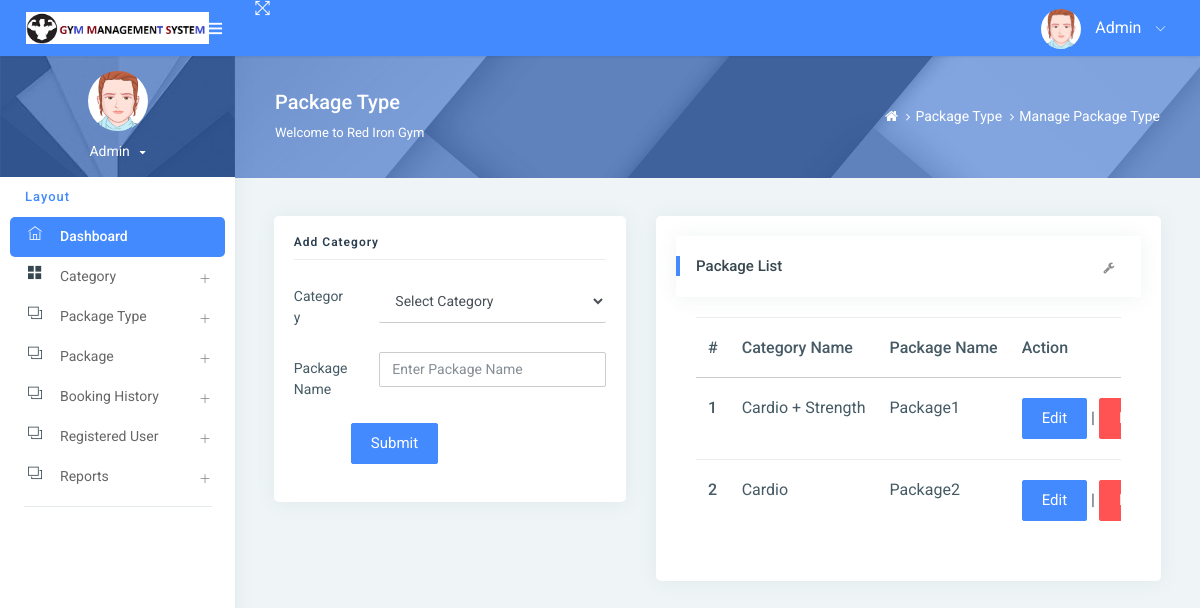
Screenshot of /managePackageType/ (signed in) with the database file from the repository.
### gym/models.py (models this page shows, shortened)
class Packagetype(models.Model):
    category = models.ForeignKey(Category, on_delete=models.CASCADE, null=True)
    packagename = models.CharField(max_length=200, null=True)
    creationdate = models.DateTimeField(auto_now_add=True)

class Category(models.Model):
    categoryname = models.CharField(max_length=200, null=True)
    status = models.CharField(max_length=300, null=True)
    creationdate = models.DateTimeField(auto_now_add=True)

### gym/views.py (the view)
# urls.py: path('managePackageType/', managePackageType, name='managePackageType'),
def managePackageType(request):
    if not request.user.is_authenticated:
        return redirect('admin_login')
    package = Packagetype.objects.all()
    category = Category.objects.all()
    try:
        if request.method == "POST":
            cid = request.POST['category']
            categoryid = Category.objects.get(id=cid)
            packagename = request.POST['packagename']
            try:
                Packagetype.objects.create(category=categoryid, packagename=packagename)
                error = "no"
            except:
                error = "yes"
    except:
        pass
    return render(request, 'admin/managePackageType.html', locals())

### gym/templates/admin/managePackageType.html (shortened to what this page needs)
{% extends 'admin_base.html' %}
{% load static %}
{% block main %}
<div class="page-header">
    <div class="page-block">
        <div class="row align-items-center">
            <div class="col-md-8">
                <div class="page-header-title">
                    <h5 class="m-b-10">Package Type</h5>
                    <p class="m-b-0">Welcome to Red Iron Gym</p>
                </div>
            </div>
            <div class="col-md-4">
                <ul class="breadcrumb-title">
                    <li class="breadcrumb-item">
                        <a href="{% url 'admin_home' %}"> <i class="fa fa-home"></i> </a>
                    </li>
                    <li class="breadcrumb-item"><a href="">Package Type</a>
                    </li>
                    <li class="breadcrumb-item"><a href="">Manage Package Type</a>
                    </li>
                </ul>
            </div>
        </div>
    </div>
</div>
<div class="pcoded-inner-content">
    <div class="main-body">
        <div class="page-wrapper">
            <div class="page-body">
                <div class="row">
                    <div class="col-sm-5">
                        <div class="card">
                            <div class="card-block">
                                <h4 class="sub-title">Add Category</h4>
                                <form method="post">
                                    <div class="form-group row">
                                        <label class="col-sm-3 col-form-label">Category</label>
                                        <div class="col-sm-9">
                                            <select name="category" class="form-control" required>
                                                <option value="">Select Category</option>
                                            </select>
                                        </div>
                                    </div>
                                    <div class="form-group row">
                                        <label class="col-sm-3 col-form-label">Package Name</label>
                                        <div class="col-sm-9">
                                            <input type="text" name="packagename" placeholder="Enter Package Name"
                                                   class="form-control" required>
                                        </div>
                                    </div>
                                    <div class="form-group row">
                                        <label class="col-sm-2 col-form-label"></label>
                                        <div class="col-sm-10">
                                            <input type="submit" class="btn btn-primary" value="Submit">
                                        </div>
                                    </div>
                                </form>
                            </div>
                        </div>
                    </div>
                    <div class="col-md-7">
                        <div class="card">
                            <div class="card-block">
                                <div class="card-header">
                                    <h5>Package List</h5>
                                    <div class="card-header-right">
                                        <ul class="list-unstyled card-option">
                                            <li><i class="fa fa fa-wrench open-card-option"></i></li>
                                        </ul>
                                    </div>
                                </div>
                                <div class="card-block table-border-style">
                                    <div class="table-responsive">
                                        <table class="table">
                                            <thead>
                                            <tr>
                                                <th>#</th>
                                                <th>Category Name</th>
                                                <th>Package Name</th>
                                                <th>Action</th>
                                            </tr>
                                            </thead>
                                            <tbody>
                                            {% for i in package %}
                                            <tr>
                                                <th scope="row">{{forloop.counter}}</th>
                                                <td>{{i.category.categoryname}}</td>
                                                <td>{{i.packagename}}</td>
                                                <td><a href="{% url 'editPackageType' i.id %}"
                                                       class="btn btn-primary">Edit</a> |
                                                    <a href="{% url 'deletePackageType' i.id %}"
                                                       onclick="return confirm('Are you sure to Delete')"
                                                       class="btn btn-danger">Delete</a></td>
                                            </tr>
                                            {% endfor %}
                                            </tbody>
                                        </table>
                                    </div>
                                </div>
                            </div>
                        </div>
                    </div>
                </div>
            </div>
        </div>
    </div>
</div>
{% endblock %}

### rows the page displays
Packagetype: category.categoryname "Cardio + Strength", packagename "Package1"
Packagetype: category.categoryname "Cardio", packagename "Package2"
